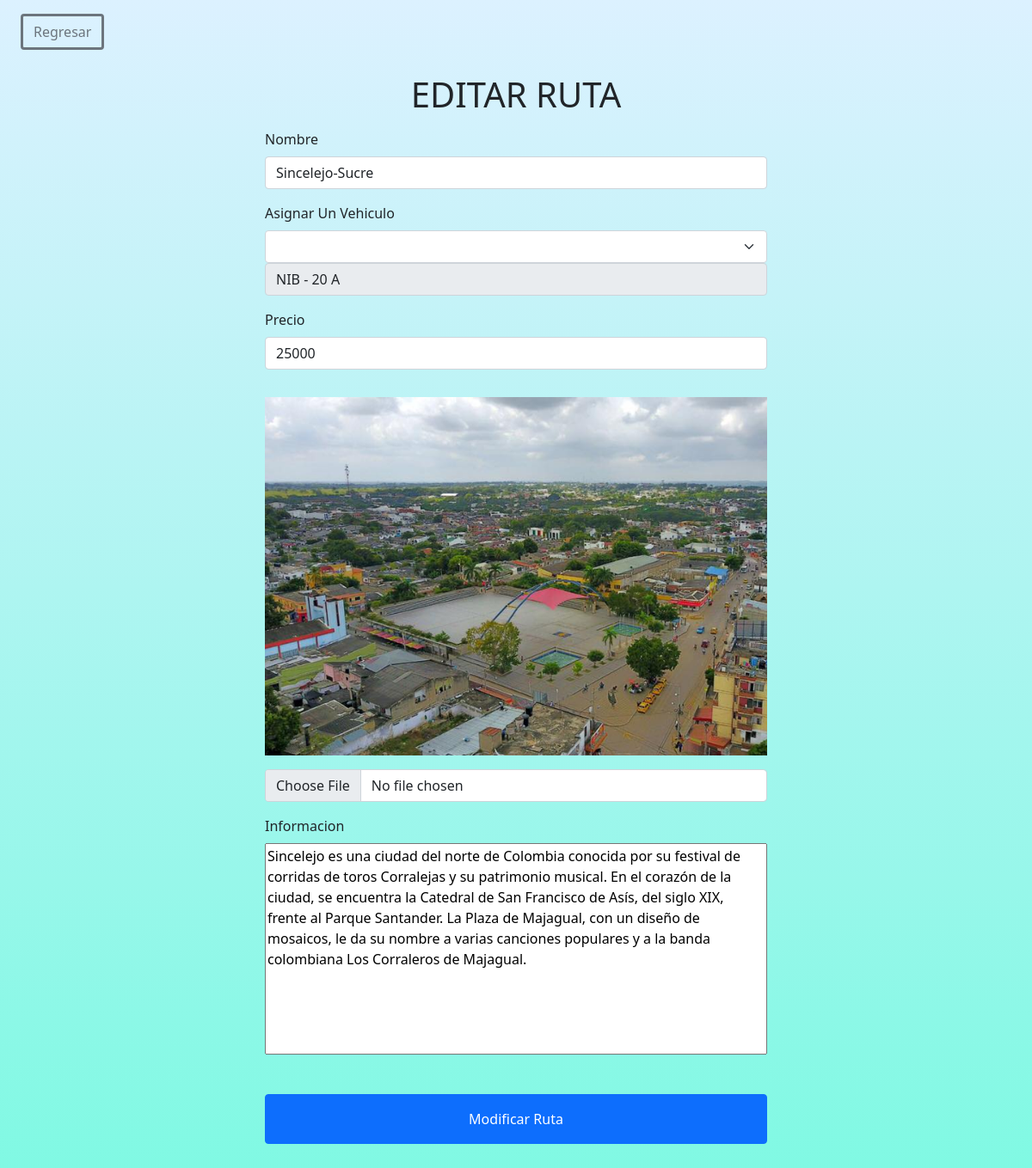
Screenshot of /Consultas/EditarRuta.php?accion=1 (signed in) with the database file from the repository.
### tables this page shows
CREATE TABLE IF NOT EXISTS `rutas` (
  `Id_Rutas` int(11) NOT NULL AUTO_INCREMENT,
  `Placa` varchar(45) DEFAULT NULL,
  `Nombre` varchar(50) DEFAULT NULL,
  `Precio` int(11) DEFAULT NULL,
  `Imagen` varchar(50) DEFAULT NULL,
  `Informacion` text DEFAULT NULL,
  PRIMARY KEY (`Id_Rutas`),
  KEY `Placa` (`Placa`),
  KEY `Nombre` (`Nombre`),
  CONSTRAINT `FK_rutas_busetas` FOREIGN KEY (`Placa`) REFERENCES `busetas` (`Placa`) ON UPDATE CASCADE
);

### Consultas/EditarRuta.php (the view, shortened to what this page needs)
<?php
require_once'../Conexiones/conexion.php';
?>
<?php
$ruta=$_GET["accion"];
$sql = "SELECT Id_Rutas, Placa, Nombre, Precio, Imagen, Informacion FROM rutas WHERE Id_Rutas = '$ruta' ";
$stmt = $pdo->prepare($sql);
$stmt->setFetchMode(PDO::FETCH_ASSOC);
$stmt->execute();
$registros=$stmt->fetchAll();
?>
<!DOCTYPE html>
<html lang="en">
<head>
    <link href="https://cdn.jsdelivr.net/npm/bootstrap@5.0.0-beta3/dist/css/bootstrap.min.css" rel="stylesheet">
    <link rel="stylesheet" href="https://use.fontawesome.com/releases/v5.15.3/css/all.css">
    <link rel="stylesheet" type="text/css" href="../CSS/estilos.css">
</head>
<body>
<div class="editado">
        <?php foreach ($registros as  $registro): ?>
   <!--  <td> <?php  $registro[ 'Precio']  ?></td>
    <td> <?php  $registro[ 'Nombre']  ?></td>
    <td> <?php  $registro[ 'Info']  ?></td>
    <td> <?php  $registro[ 'Imagen']  ?></td>
        -->
    <?php endforeach; ?>
    <?php
    require_once'./SelectConductores.php';
    ?>
<a href="../Acceso.php" class="btn btn-outline-secondary border-3 mt-3 mx-4"> Regresar </a>
<div class="d-flex justify-content-center col-19 " >
    <form class="p-2 m-1 w-50 " action="ModificarRuta.php" method="POST">
        <h1 class="m-3 text-center text-uppercase" >Editar ruta</h1>
        <div class="mb-3">
            <label for="Nombre" class="form-label">Nombre </label>
            <input type="text"  name="Nombre" class="form-control" id="Nombre" required="true" value="<?php echo $registro['Nombre']  ?>">
        </div>
       <div class="mb-3">
        <label for="buseta" class="form-label">Asignar Un Vehiculo</label>
        <select name="buseta" class="form-select">
        <?php
            if($registro['Placa'] == null){
              foreach($Conductores as $conductor):
    		echo '<option value="4"	>  '.$conductor['Nombre'].' </option>';
		endforeach;
        ?>
            </select>
        </div>
        <?php
            }else{
                ?>
         <div class="mb-3">
            <input type="text" name="buseta" class="form-control" id="buseta" required="true" value="<?php echo $registro['Placa']  ?> " readonly></input >
        </div>
        <?php
            }
        ?>
        <div class="mb-3" >
            <label for="Precio" class="form-label">Precio</label>
            <input type="text" name="Precio" class="form-control" id="exampleInputEmail1" aria-describedby="emailHelp" required="true" value="<?php echo $registro[ 'Precio']  ?>" >
        </div>
        <div class="mb-3">
            <img src="../Imagenes/<?php echo $registro['Imagen']?>" width="100%" class="my-3 img-responsive">
            <input class="form-control" type="file" id="formFile">
        </div>
        <div class="mb-3">
            <label for="Informacion" class="form-label">Informacion</label>
            <textarea style="min-width: 100%" rows="10" name="Informacion"><?php echo $registro[ 'Informacion']  ?></textarea>
        </div>
        <button type="submit" class="btn btn-primary w-100 my-4 p-3" name="ModificarRuta">Modificar Ruta</button>
    </form>
</div>
</div>
</body>
</html>

### CSS/estilos.css (style rules this page uses)
textarea { resize: none; }
.editado { background-color: #dcf1ff; background-image: linear-gradient(180deg, #dcf1ff 0%, #80f9e3 100%); }

### rows the page displays
rutas: Nombre "Sincelejo-Sucre", buseta "NIB - 20 A", Precio "25000", Imagen (picture), Informacion "Sincelejo es una ciudad del norte de Colombia conocida por su festival de corridas de toros Corralejas y su patrimonio musical. En el corazón de la ciudad, se encuentra la Catedral de San Francisco de Asís, del siglo XIX, frente al Parque Santander. La Plaza de Majagual, con un diseño de mosaicos, le da su nombre a varias canciones populares y a la banda colombiana Los Corraleros de Majagual."
